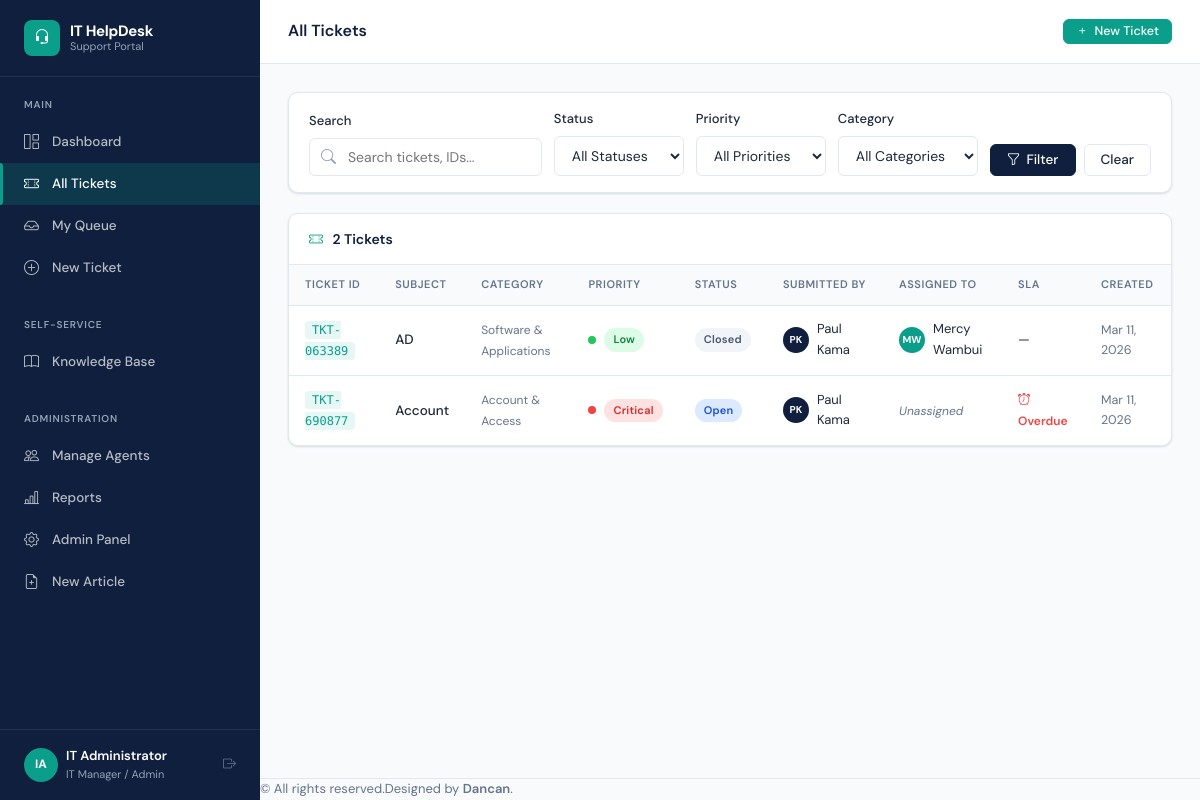
/tickets/ (signed in), run on the app's committed database.
### accounts/models.py (models this page shows, shortened)
class User(AbstractUser):
    ROLE_END_USER = 'end_user'
    ROLE_AGENT = 'agent'
    ROLE_MANAGER = 'manager'
    ROLE_CHOICES = [
        (ROLE_END_USER, 'End User'),
        (ROLE_AGENT, 'IT Support Agent'),
        (ROLE_MANAGER, 'IT Manager / Admin'),
    ]
    role = models.CharField(max_length=20, choices=ROLE_CHOICES, default=ROLE_END_USER)
    department = models.ForeignKey(Department, on_delete=models.SET_NULL, null=True, blank=True, related_name='users')
    phone = models.CharField(max_length=20, blank=True)
    avatar = models.ImageField(upload_to='avatars/', blank=True, null=True)
    job_title = models.CharField(max_length=100, blank=True)
    is_active = models.BooleanField(default=True)
    email_notifications = models.BooleanField(default=True)
    created_at = models.DateTimeField(auto_now_add=True)
    @property
    def is_end_user(self):
        return self.role == self.ROLE_END_USER
    @property
    def is_agent(self):
        return self.role in [self.ROLE_AGENT, self.ROLE_MANAGER]
    @property
    def is_manager(self):
        return self.role == self.ROLE_MANAGER
    def get_initials(self):
        if self.first_name and self.last_name:
            return f"{self.first_name[0]}{self.last_name[0]}".upper()
        return self.username[:2].upper()

### tickets/models.py (models this page shows, shortened)
class Ticket(models.Model):
    PRIORITY_LOW = 'low'
    PRIORITY_MEDIUM = 'medium'
    PRIORITY_HIGH = 'high'
    PRIORITY_CRITICAL = 'critical'
    PRIORITY_CHOICES = [
        (PRIORITY_LOW, 'Low'),
        (PRIORITY_MEDIUM, 'Medium'),
        (PRIORITY_HIGH, 'High'),
        (PRIORITY_CRITICAL, 'Critical'),
    ]
    STATUS_OPEN = 'open'
    STATUS_IN_PROGRESS = 'in_progress'
    STATUS_PENDING = 'pending'
    STATUS_RESOLVED = 'resolved'
    STATUS_CLOSED = 'closed'
    STATUS_CHOICES = [
        (STATUS_OPEN, 'Open'),
        (STATUS_IN_PROGRESS, 'In Progress'),
        (STATUS_PENDING, 'Pending'),
        (STATUS_RESOLVED, 'Resolved'),
        (STATUS_CLOSED, 'Closed'),
    ]
    SOURCE_WEB = 'web'
    SOURCE_EMAIL = 'email'
    SOURCE_CHAT = 'chat'
    SOURCE_CHOICES = [
        (SOURCE_WEB, 'Web Form'),
        (SOURCE_EMAIL, 'Email'),
        (SOURCE_CHAT, 'Live Chat'),
    ]
    ticket_id = models.CharField(max_length=20, unique=True, editable=False)
    title = models.CharField(max_length=255)
    description = models.TextField()
    category = models.ForeignKey(Category, on_delete=models.SET_NULL, null=True, related_name='tickets')
    priority = models.CharField(max_length=10, choices=PRIORITY_CHOICES, default=PRIORITY_MEDIUM)
    status = models.CharField(max_length=15, choices=STATUS_CHOICES, default=STATUS_OPEN)
    source = models.CharField(max_length=10, choices=SOURCE_CHOICES, default=SOURCE_WEB)
    submitted_by = models.ForeignKey(
        settings.AUTH_USER_MODEL, on_delete=models.CASCADE, related_name='submitted_tickets'
    )
    assigned_to = models.ForeignKey(
        settings.AUTH_USER_MODEL, on_delete=models.SET_NULL,
        null=True, blank=True, related_name='assigned_tickets'
    )
    sla_due_at = models.DateTimeField(null=True, blank=True)
    sla_breached = models.BooleanField(default=False)
    first_response_at = models.DateTimeField(null=True, blank=True)
    csat_score = models.PositiveSmallIntegerField(null=True, blank=True)  # 1-5
    csat_comment = models.TextField(blank=True)
    created_at = models.DateTimeField(auto_now_add=True)
    updated_at = models.DateTimeField(auto_now=True)
    resolved_at = models.DateTimeField(null=True, blank=True)
    closed_at = models.DateTimeField(null=True, blank=True)
    tags = models.ManyToManyField('Tag', blank=True, related_name='tickets')
    def get_absolute_url(self):
        return reverse('tickets:detail', kwargs={'ticket_id': self.ticket_id})
    def is_overdue(self):
        if self.sla_due_at and self.status not in [self.STATUS_RESOLVED, self.STATUS_CLOSED]:
            return timezone.now() > self.sla_due_at
        return False
    class Meta:
        ordering = ['-created_at']

class Category(models.Model):
    HARDWARE = 'hardware'
    NETWORK = 'network'
    SOFTWARE = 'software'
    ACCOUNT = 'account'
    SECURITY = 'security'
    OTHER = 'other'
    TYPE_CHOICES = [
        (HARDWARE, 'Hardware'),
        (NETWORK, 'Network'),
        (SOFTWARE, 'Software'),
        (ACCOUNT, 'Account & Access'),
        (SECURITY, 'Security'),
        (OTHER, 'Other'),
    ]
    name = models.CharField(max_length=100, unique=True)
    slug = models.SlugField(unique=True)
    type = models.CharField(max_length=20, choices=TYPE_CHOICES, default=OTHER)
    description = models.TextField(blank=True)
    icon = models.CharField(max_length=50, default='tag', help_text='Bootstrap icon name')
    color = models.CharField(max_length=20, default='primary')
    auto_assign_to = models.ForeignKey(
        settings.AUTH_USER_MODEL, on_delete=models.SET_NULL,
        null=True, blank=True, related_name='auto_assigned_categories'
    )
    is_active = models.BooleanField(default=True)
    class Meta:
        verbose_name_plural = 'Categories'
        ordering = ['name']

### tickets/views.py (the view, shortened to what this page needs)
# urls.py: path('', views.ticket_list, name='list'),  # All tickets (agents) / My tickets (end-users)
@login_required
def ticket_list(request):
    if request.user.is_agent:
        qs = Ticket.objects.all().order_by('-created_at')
    else:
        qs = Ticket.objects.filter(submitted_by=request.user).order_by('-created_at')
    filter_form = TicketFilterForm(request.GET or None)
    paginator = Paginator(qs, 10)  # 10 tickets per page
    page_number = request.GET.get('page')
    page_obj = paginator.get_page(page_number)
    context = {
        'tickets': page_obj,
        'filter_form': filter_form,
        'total_count': qs.count(),
    }
    return render(request, 'tickets/list.html', context)

### tickets/forms.py
class TicketFilterForm(forms.Form):
    STATUS_CHOICES = [('', 'All Statuses')] + list(Ticket.STATUS_CHOICES)
    PRIORITY_CHOICES = [('', 'All Priorities')] + list(Ticket.PRIORITY_CHOICES)
    search = forms.CharField(required=False, widget=forms.TextInput(attrs={
        'class': 'form-control',
        'placeholder': 'Search tickets...'
    }))
    status = forms.ChoiceField(
        choices=STATUS_CHOICES, required=False,
        widget=forms.Select(attrs={'class': 'form-select'})
    )
    priority = forms.ChoiceField(
        choices=PRIORITY_CHOICES, required=False,
        widget=forms.Select(attrs={'class': 'form-select'})
    )
    category = forms.ModelChoiceField(
        queryset=Category.objects.filter(is_active=True),
        required=False,
        empty_label='All Categories',
        widget=forms.Select(attrs={'class': 'form-select'})
    )
    assigned_to = forms.CharField(required=False, widget=forms.HiddenInput())

### templates/tickets/list.html (shortened to what this page needs)
{% extends "base/base.html" %}
{% block page_title %}
  {% if user.is_end_user %}My Tickets{% else %}All Tickets{% endif %}
{% endblock %}
{% block topbar_actions %}
<a href="{% url 'tickets:submit' %}" class="btn btn-primary btn-sm">
  <i class="bi bi-plus"></i> New Ticket
</a>
{% endblock %}
{% block content %}
<div class="card mb-5">
  <div class="card-body" style="padding:16px 20px;">
    <form method="get" style="display:flex;gap:12px;flex-wrap:wrap;align-items:flex-end;">
      <div style="flex:2;min-width:200px;">
        <label class="form-label">Search</label>
        <div class="search-input-wrap">
          <i class="bi bi-search"></i>
          <input type="text" name="search" class="form-control" placeholder="Search tickets, IDs..." value="{{ filter_form.search.value|default:'' }}">
        </div>
      </div>
      <div style="flex:1;min-width:130px;">
        <label class="form-label">Status</label>
        <select name="status" class="form-select">
          <option value="">All Statuses</option>
        </select>
      </div>
      <div style="flex:1;min-width:130px;">
        <label class="form-label">Priority</label>
        <select name="priority" class="form-select">
          <option value="">All Priorities</option>
        </select>
      </div>
      <div style="flex:1;min-width:140px;">
        <label class="form-label">Category</label>
        <select name="category" class="form-select">
          <option value="">All Categories</option>
        </select>
      </div>
      <div style="display:flex;gap:8px;">
        <button type="submit" class="btn btn-navy">
          <i class="bi bi-funnel"></i> Filter
        </button>
        <a href="{% url 'tickets:list' %}" class="btn btn-outline">Clear</a>
      </div>
    </form>
  </div>
</div>
<div class="card">
  <div class="card-header">
    <h5>
      <i class="bi bi-ticket-perforated" style="color:var(--teal);margin-right:6px;"></i>
      {{ total_count }} Ticket{{ total_count|pluralize }}
    </h5>
  </div>
  <div class="table-wrapper" style="border:none;border-radius:0 0 var(--radius) var(--radius);">
    <table class="data-table">
      <thead>
        <tr>
          <th>Ticket ID</th>
          <th>Subject</th>
          <th>Category</th>
          <th>Priority</th>
          <th>Status</th>
          {% if not user.is_end_user %}<th>Submitted By</th>{% endif %}
          <th>Assigned To</th>
          <th>SLA</th>
          <th>Created</th>
        </tr>
      </thead>
      <tbody>
        {% for t in tickets %}
        <tr>
          <td>
            <a href="{{ t.get_absolute_url }}" class="ticket-id">{{ t.ticket_id }}</a>
          </td>
          <td>
            <a href="{{ t.get_absolute_url }}" style="color:var(--text);font-weight:500;">
              {{ t.title|truncatechars:45 }}
            </a>
          </td>
          <td>
            {% if t.category %}
            <span style="font-size:12px;color:var(--text-muted);">{{ t.category.name }}</span>
            {% else %}—{% endif %}
          </td>
          <td>
            <span class="d-flex align-items-center gap-2">
              <span class="priority-dot dot-{{ t.priority }}"></span>
              <span class="badge badge-{{ t.priority }}">{{ t.get_priority_display }}</span>
            </span>
          </td>
          <td><span class="badge badge-{{ t.status }}">{{ t.get_status_display }}</span></td>
          {% if not user.is_end_user %}
          <td>
            <span class="d-flex align-items-center gap-2">
              <span class="avatar avatar-sm">{{ t.submitted_by.get_initials }}</span>
              <span style="font-size:13px;">{{ t.submitted_by.get_full_name|default:t.submitted_by.username|truncatechars:18 }}</span>
            </span>
          </td>
          {% endif %}
          <td>
            {% if t.assigned_to %}
            <span class="d-flex align-items-center gap-2">
              <span class="avatar avatar-sm avatar-teal">{{ t.assigned_to.get_initials }}</span>
              <span style="font-size:13px;">{{ t.assigned_to.get_full_name|default:t.assigned_to.username|truncatechars:15 }}</span>
            </span>
            {% else %}
            <span style="font-size:12px;color:var(--text-muted);font-style:italic;">Unassigned</span>
            {% endif %}
          </td>
          <td>
            {% if t.sla_due_at and t.status not in 'resolved,closed' %}
              {% if t.is_overdue %}
              <span class="sla-overdue" style="font-size:12px;"><i class="bi bi-alarm"></i> Overdue</span>
              {% else %}
              <span data-sla-due="{{ t.sla_due_at|date:'c' }}" style="font-size:12px;"></span>
              {% endif %}
            {% else %}—{% endif %}
          </td>
          <td class="text-muted" style="font-size:12.5px;">{{ t.created_at|date:"M d, Y" }}</td>
        </tr>
        {% endfor %}
      </tbody>
    </table>
  </div>
</div>
{% endblock %}

### templates/base/base.html (shortened to what this page needs)
<!DOCTYPE html>
<html lang="en">
<head>
  <link rel="stylesheet" href="https://cdn.jsdelivr.net/npm/bootstrap-icons@1.11.3/font/bootstrap-icons.css">
  <link rel="stylesheet" href="/static/css/main.css">
</head>
<body>
<div class="app-wrapper">
  <aside class="sidebar" id="sidebar">
    <div class="sidebar-brand">
      <div class="sidebar-brand-icon"><i class="bi bi-headset"></i></div>
      <div class="sidebar-brand-text">
        IT HelpDesk
        <small>Support Portal</small>
      </div>
    </div>
    <div class="sidebar-section">
      <div class="sidebar-section-label">Main</div>
      <ul class="sidebar-nav">
        <li>
          <a href="{% url 'dashboard:home' %}" class="{% if request.resolver_match.namespace == 'dashboard' and request.resolver_match.url_name == 'home' %}active{% endif %}">
            <i class="bi bi-grid-1x2"></i> Dashboard
          </a>
        </li>
        <li>
          <a href="{% url 'tickets:list' %}" class="{% if request.resolver_match.namespace == 'tickets' and request.resolver_match.url_name == 'list' %}active{% endif %}">
            <i class="bi bi-ticket-perforated"></i> All Tickets
          </a>
        </li>
        {% if not user.is_end_user %}
        <li>
          <a href="{% url 'tickets:my_queue' %}" class="{% if request.resolver_match.url_name == 'my_queue' %}active{% endif %}">
            <i class="bi bi-inbox"></i> My Queue
          </a>
        </li>
        {% endif %}
        <li>
          <a href="{% url 'tickets:submit' %}" class="{% if request.resolver_match.url_name == 'submit' %}active{% endif %}">
            <i class="bi bi-plus-circle"></i> New Ticket
          </a>
        </li>
      </ul>
    </div>
    <div class="sidebar-section">
      <div class="sidebar-section-label">Self-Service</div>
      <ul class="sidebar-nav">
        <li>
          <a href="{% url 'knowledge:home' %}" class="{% if request.resolver_match.namespace == 'knowledge' %}active{% endif %}">
            <i class="bi bi-book"></i> Knowledge Base
          </a>
        </li>
      </ul>
    </div>
    {% if user.is_manager %}
    <div class="sidebar-section">
      <div class="sidebar-section-label">Administration</div>
      <ul class="sidebar-nav">
        <li>
          <a href="{% url 'accounts:agent_list' %}" class="{% if request.resolver_match.url_name == 'agent_list' %}active{% endif %}">
            <i class="bi bi-people"></i> Manage Agents
          </a>
        </li>
        <li>
          <a href="{% url 'dashboard:reports' %}" class="{% if request.resolver_match.url_name == 'reports' %}active{% endif %}">
            <i class="bi bi-bar-chart-line"></i> Reports
          </a>
        </li>
        <li>
          <a href="/admin/" target="_blank">
            <i class="bi bi-gear"></i> Admin Panel
          </a>
        </li>
        <li>
          <a href="{% url 'knowledge:article_create' %}" class="{% if request.resolver_match.url_name == 'article_create' %}active{% endif %}">
            <i class="bi bi-file-earmark-plus"></i> New Article
          </a>
        </li>
      </ul>
    </div>
    {% endif %}
    <div class="sidebar-footer">
      <div class="sidebar-user d-flex align-items-center gap-2">
        <div class="sidebar-user-avatar">{{ user.get_initials }}</div>
        <div class="sidebar-user-info">
          <div class="sidebar-user-name">{{ user.get_full_name|default:user.username }}</div>
          <div class="sidebar-user-role">{{ user.get_role_display }}</div>
        </div>
        <a href="{% url 'accounts:logout' %}" title="Logout" class="ms-auto text-muted">
          <i class="bi bi-box-arrow-right"></i>
        </a>
      </div>
    </div>
  </aside>
  <div class="main-content">
    <header class="topbar d-flex justify-content-between align-items-center">
      <h1 class="topbar-title mb-0">{% block page_title %}Dashboard{% endblock %}</h1>
      <div class="topbar-actions">
        {% block topbar_actions %}{% endblock %}
      </div>
    </header>
    <main class="page-content p-3">
      {% block content %}{% endblock %}
    </main>
    <footer class="footer text-center mt-4 p-3" style="font-size:13px; color:var(--text-muted); border-top:1px solid var(--border);">
      &copy; {{ now|date:"Y" }}All rights reserved.Designed by <a href="https://github.com/Dancanmutuku" target="_blank" style="color:var(--primary); font-weight:600;">Dancan</a>.
    </footer>
  </div>
</div>
</body>
</html>

### data on the page
User: get_initials "IA", get_full_name "IT Administrator", role "IT Manager / Admin"
Ticket: ticket_id "TKT-063389", title "AD", category.name "Software & Applications", priority "Low", status "Closed", submitted_by.get_initials "PK", submitted_by.get_full_name "Paul Kama", assigned_to.get_initials "MW", assigned_to.get_full_name "Mercy Wambui", created_at "Mar 11, 2026"
Ticket: ticket_id "TKT-690877", title "Account", category.name "Account & Access", priority "Critical", status "Open", submitted_by.get_initials "PK", submitted_by.get_full_name "Paul Kama", shows "Unassigned", shows "Overdue", created_at "Mar 11, 2026"

### other printed values
{{ total_count }} "2"
